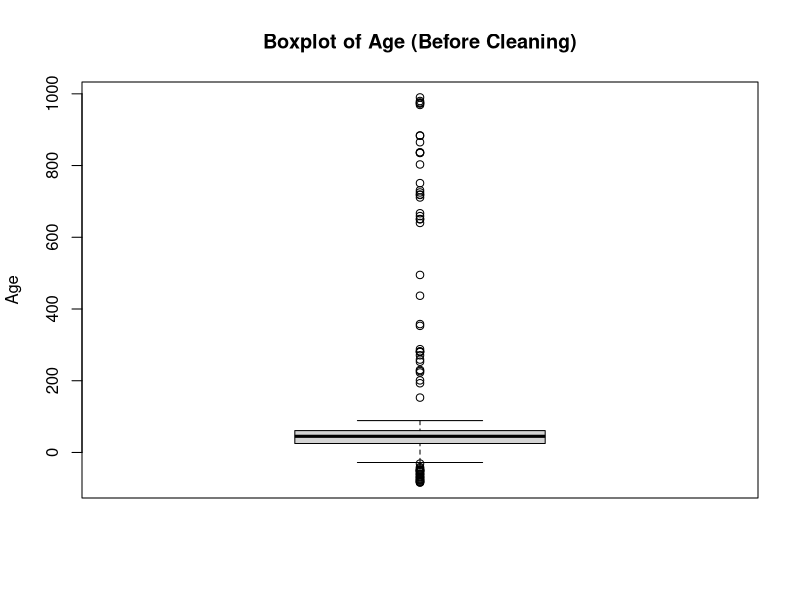
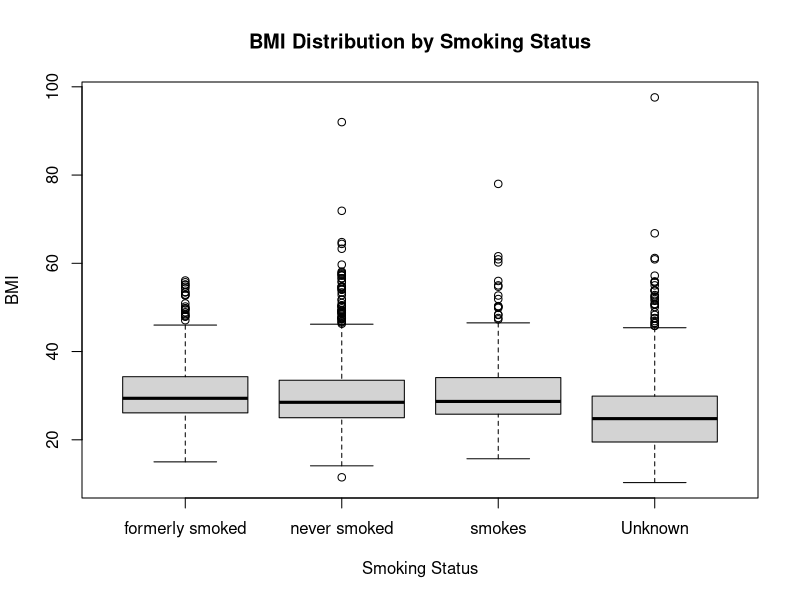
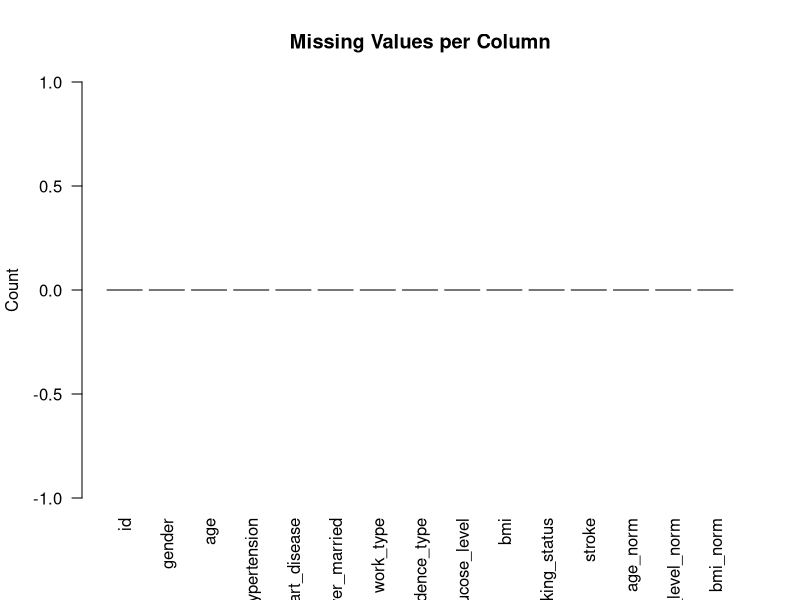

Here is the R script that generated these plots, in order:
# Load Required Packages
library(readr)
library(dplyr)

# Import the Dataset
stroke_data <- read_csv(file.path("..", "DataSet", "Stroke_Dataset_Dirty.csv"))
View(stroke_data)

#..............................Dataset Understanding.............................................................
# Dataset Dimension
dim(stroke_data)

# Structure of Dataset
str(stroke_data)

# Summary Statistic
summary(stroke_data)

#....................................Missing Values....................................
# Count missing values per column
colSums(is.na(stroke_data))

# Percentage of missing values
round(colSums(is.na(stroke_data)) / nrow(stroke_data) * 100, 2)

#....................................Duplicate Records....................................
sum(duplicated(stroke_data))

#....................................Inconsistent Data....................................

unique(stroke_data$gender)

unique(stroke_data$ever_married)

unique(stroke_data$work_type)

unique(stroke_data$Residence_type)

unique(stroke_data$smoking_status)


#....................................Standardize Inconsistent Data....................................
# Standardize ever_married to just "Yes" / "No"

stroke_data$ever_married <- tolower(trimws(stroke_data$ever_married))
stroke_data$ever_married[stroke_data$ever_married %in% c("yes", "y", "1", "married")] <- "Yes"
stroke_data$ever_married[stroke_data$ever_married %in% c("no", "n")] <- "No"

unique(stroke_data$ever_married)

# "unknown" gender isn't a valid category -> treat as missing

stroke_data$gender[stroke_data$gender == "unknown"] <- NA

unique(stroke_data$gender)


#....................................Outlier Detection (Age)....................................

boxplot(stroke_data$age, main = "Boxplot of Age (Before Cleaning)", ylab = "Age")

# IQR method
Q1 <- quantile(stroke_data$age, 0.25, na.rm = TRUE)
Q3 <- quantile(stroke_data$age, 0.75, na.rm = TRUE)
IQR_age <- IQR(stroke_data$age, na.rm = TRUE)

lower_bound <- Q1 - 1.5 * IQR_age
upper_bound <- Q3 + 1.5 * IQR_age

lower_bound
upper_bound

# Count outliers
sum(stroke_data$age < lower_bound | stroke_data$age > upper_bound, na.rm = TRUE)



#....................................Handle Age Outliers....................................

stroke_data$age[stroke_data$age < 0 | stroke_data$age > upper_bound] <- NA

median_age <- median(stroke_data$age, na.rm = TRUE)
stroke_data$age[is.na(stroke_data$age)] <- median_age

summary(stroke_data$age)



#...................................(Hypertension & Heart Disease)....................................
# Invalid Data Except 0 or 1 -> NA
stroke_data$hypertension[!(stroke_data$hypertension %in% c(0,1))] <- NA
stroke_data$heart_disease[!(stroke_data$heart_disease %in% c(0,1))] <- NA

# Find Mode
mode_hyp <- as.numeric(names(sort(table(stroke_data$hypertension), decreasing = TRUE))[1])
mode_hd <- as.numeric(names(sort(table(stroke_data$heart_disease), decreasing = TRUE))[1])

#Replace NA to mode
stroke_data$hypertension[is.na(stroke_data$hypertension)] <- mode_hyp
stroke_data$heart_disease[is.na(stroke_data$heart_disease)] <- mode_hd

table(stroke_data$hypertension)
table(stroke_data$heart_disease)



#....................................Gender & Ever_Married....................................

mode_gender <- names(sort(table(stroke_data$gender), decreasing = TRUE))[1]
mode_married <- names(sort(table(stroke_data$ever_married), decreasing = TRUE))[1]

stroke_data$gender[is.na(stroke_data$gender)] <- mode_gender
stroke_data$ever_married[is.na(stroke_data$ever_married)] <- mode_married

table(stroke_data$gender)
table(stroke_data$ever_married)

#....................................BMI (Fix Null Values)....................................

median_bmi <- median(stroke_data$bmi, na.rm = TRUE)
stroke_data$bmi[is.na(stroke_data$bmi)] <- median_bmi

summary(stroke_data$bmi)

#....................................Final Missing Value Check....................................

colSums(is.na(stroke_data))


#....................................Type Conversion....................................

stroke_data$hypertension <- factor(stroke_data$hypertension, levels = c(0,1), labels = c("No","Yes"))
stroke_data$heart_disease <- factor(stroke_data$heart_disease, levels = c(0,1), labels = c("No","Yes"))
stroke_data$stroke <- factor(stroke_data$stroke, levels = c(0,1), labels = c("No","Yes"))

str(stroke_data[c("hypertension","heart_disease","stroke")])


#....................................Normalization....................................

normalize <- function(x) (x - min(x)) / (max(x) - min(x))

stroke_data$age_norm <- normalize(stroke_data$age)
stroke_data$avg_glucose_level_norm <- normalize(stroke_data$avg_glucose_level)
stroke_data$bmi_norm <- normalize(stroke_data$bmi)

summary(stroke_data[c("age_norm","avg_glucose_level_norm","bmi_norm")])




#..................................... Exploratory Data Analysis....................................
# Descriptive statistics

summary(stroke_data[c("age","avg_glucose_level","bmi","stroke")])


#....................................Compare Average Glucose Level by Stroke Group....................................

aggregate(avg_glucose_level ~ stroke, data = stroke_data, FUN = mean)

aggregate(age ~ stroke, data = stroke_data, FUN = mean)



#....................................Compare BMI Spread Across Smoking Status....................................

boxplot(bmi ~ smoking_status, data = stroke_data,
        main = "BMI Distribution by Smoking Status",
        xlab = "Smoking Status", ylab = "BMI")

aggregate(bmi ~ smoking_status, data = stroke_data, FUN = function(x) c(mean = mean(x), sd = sd(x)))


#Barplot of the missing values

barplot(colSums(is.na(stroke_data)), las = 2, main = "Missing Values per Column", ylab = "Count")


#....................................Correlation Analysis....................................

cor(stroke_data[c("age","avg_glucose_level","bmi")])


#....................................Data Filtering....................................
# Filter: older patients (50+) who also have hypertension - a higher-risk subgroup
high_risk <- filter(stroke_data, age >= 50 & hypertension == "Yes")

nrow(high_risk)
head(high_risk)

#....................................Save Clean Dataset....................................

# Save Cleaned Dataset as a new CSV file
write_csv(stroke_data, file.path("..", "DataSet", "Stroke_Dataset_Clean.csv"))

# Confirmation message
cat("Clean dataset saved successfully!\n")
